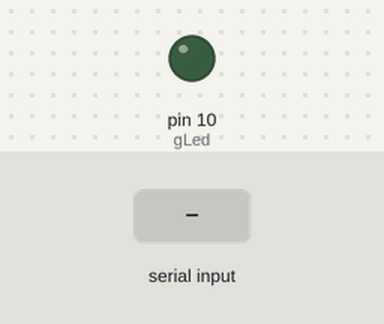
Recording of a sketch running on a simulated Arduino Uno, built with avr-gcc and run on an emulated ATmega328P. Parts: output pins drawn as LEDs (lit = HIGH). The inputs (shaded band) are chosen by the test bench.

Above: at 1.2 s.
1.3 s: "g" received over Serial
At 2.5 s:
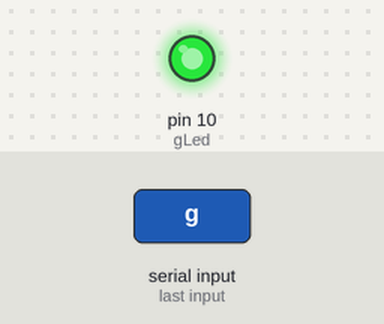
2.8 s: "y" received over Serial
At 3.9 s:
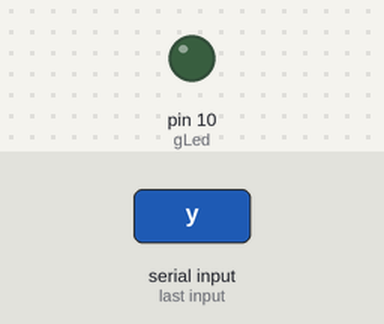
Timing chart, 0 to 5.8 s (numbered marks = the images above; inputs shaded):
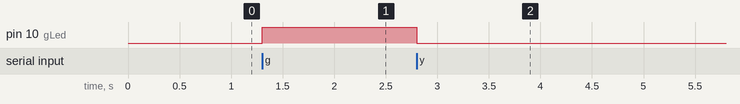

The sketch:

RYGFromUnity.ino
```cpp
int gLed = 10;
char myCol[20];

void setup() {
   Serial.begin (9600);
   pinMode(gLed, OUTPUT);
   digitalWrite(gLed, LOW);


}


void loop() {
  int lf = 10;
  Serial.readBytesUntil(lf, myCol, 1);
  if(strcmp(myCol,"y")==0){

       digitalWrite(gLed, LOW);
   }
  if(strcmp(myCol,"g")==0){

       digitalWrite(gLed, HIGH);
   }
}
```

Measured:
- after the input at 1.3 s, pin 10 (gLed): LOW → HIGH at once
- after the input at 2.8 s, pin 10 (gLed): HIGH → LOW at once
